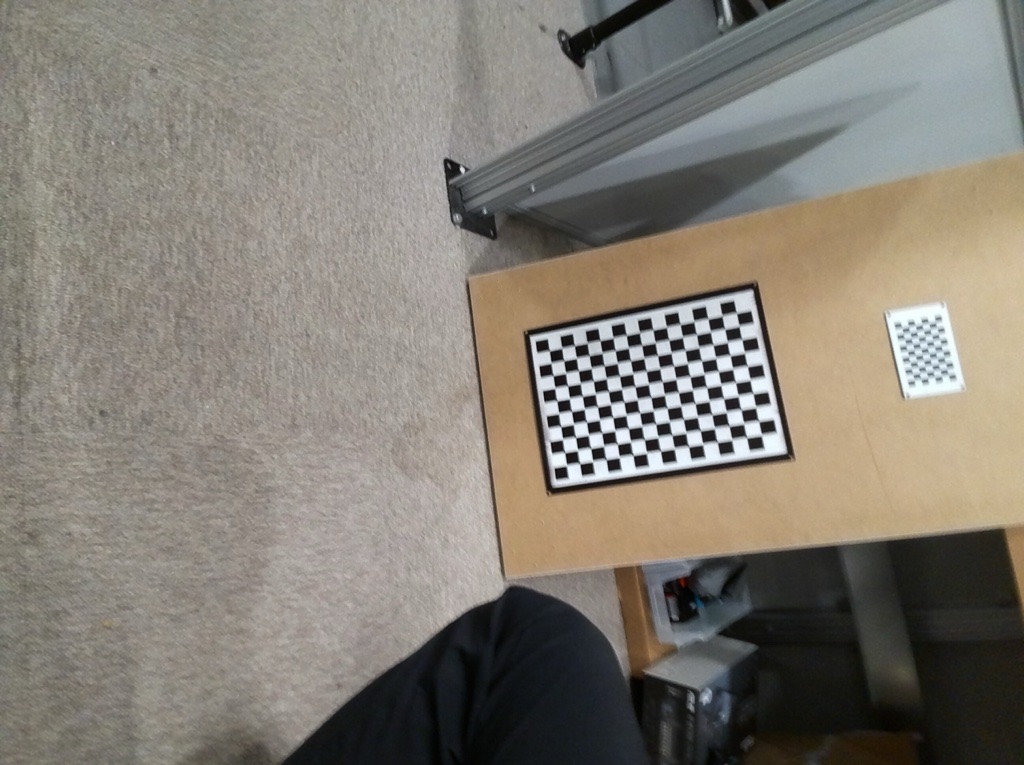
#> input picture img_prossing_development/checkerboard.jpg, 1024 x 765 px
$ python checker_detect_sol2.py
#> lines starting #> are read from the running program, lines starting #| are printed output that depends on the picture; after the words box and inside, x2 and y2 are one past the last pixel; in counts of white or black regions, pixels touching at a corner belong together
import cv2
import numpy as np
import os

# Checkerboard dimensions (inner corners, NOT squares)
CHECKERBOARD = (7, 7)

# Load image
img_path = "checkerboard.jpg"
image = cv2.imread(img_path)
#> image is the input picture: shape (765, 1024, 3); mean B, G, R 116.6, 125.7, 131.2

if image is None:
    raise FileNotFoundError(f"Could not load image: {img_path}")

# Resize for easier visualization (optional)
scale = 0.5
image = cv2.resize(image, None, fx=scale, fy=scale)
#> image: shape (382, 512, 3)

# --- Step 1: Convert to grayscale ---
gray = cv2.cvtColor(image, cv2.COLOR_BGR2GRAY)
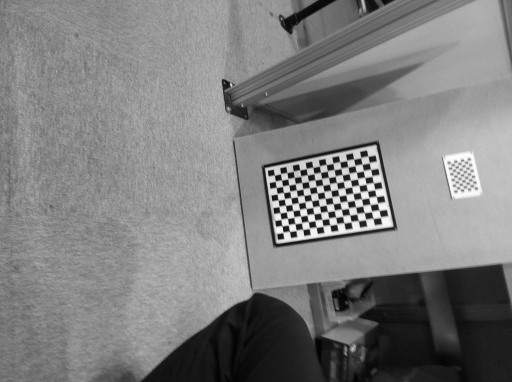
#> gray: shape (382, 512); min 2, max 253, mean 126.5
cv2.imshow("1. Grayscale", gray)

# --- Step 2: Normalize contrast ---
gray_norm = cv2.equalizeHist(gray)
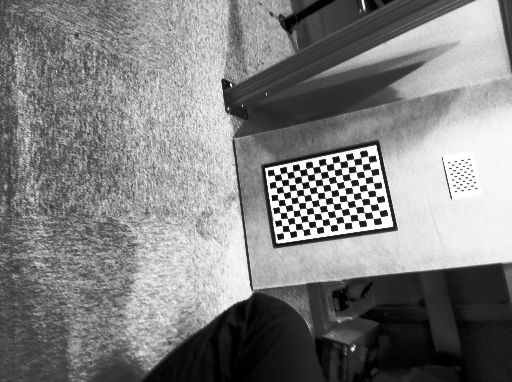
#> gray_norm: shape (382, 512); min 0, max 255, mean 128.7
cv2.imshow("2. Equalized", gray_norm)

# --- Step 3: Blur to reduce noise ---
blur = cv2.GaussianBlur(gray_norm, (5, 5), 0)
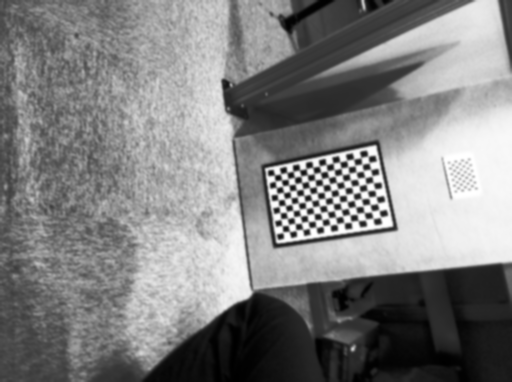
#> blur: shape (382, 512); min 0, max 255, mean 128.7
cv2.imshow("3. Blurred", blur)

# --- Step 4: Edge detection (for visualization) ---
edges = cv2.Canny(blur, 50, 150)
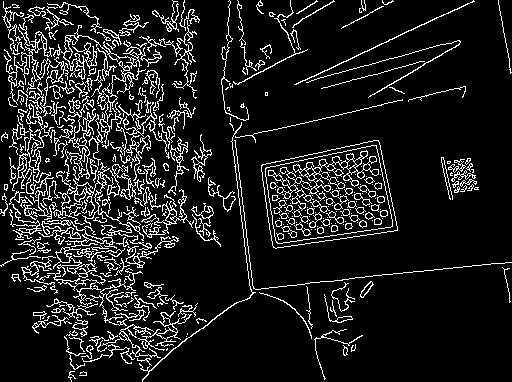
#> edges: shape (382, 512); 11.3% white in thin lines or dots
cv2.imshow("4. Canny Edges", edges)

# --- Step 5: Adaptive threshold (binary view of the pattern) ---
thresh = cv2.adaptiveThreshold(
    blur, 255, cv2.ADAPTIVE_THRESH_MEAN_C, cv2.THRESH_BINARY_INV, 11, 2
)
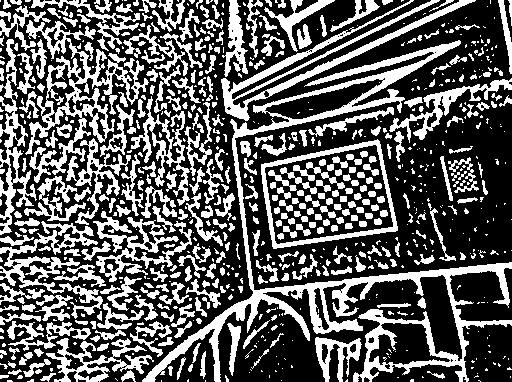
#> thresh: shape (382, 512); 36.6% white; 780 white regions (422 under 20 px), largest, box (x1, y1, x2, y2) and area: (142, 40, 512, 382) 12415, (25, 20, 149, 183) 5025, (221, 0, 476, 121) 3689
cv2.imshow("5. Adaptive Threshold", thresh)

# --- Step 6: Try to find checkerboard corners on different versions ---
found, corners = cv2.findChessboardCornersSB(blur, CHECKERBOARD,
    flags=cv2.CALIB_CB_NORMALIZE_IMAGE | cv2.CALIB_CB_EXHAUSTIVE)
#> found = False

if not found:
    # Try again with the thresholded image (sometimes works better)
    found, corners = cv2.findChessboardCornersSB(thresh, CHECKERBOARD,
        flags=cv2.CALIB_CB_NORMALIZE_IMAGE | cv2.CALIB_CB_EXHAUSTIVE)

# --- Step 7: Visualization of result ---
output = image.copy()

if found:
    print(f"Checkerboard found! {len(corners)} corners detected.")
    cv2.drawChessboardCorners(output, CHECKERBOARD, corners, found)
else:
    print("Checkerboard not found — check intermediate images for contrast issues.")

cv2.imshow("6. Final Detection", output)

cv2.waitKey(0)
cv2.destroyAllWindows()
